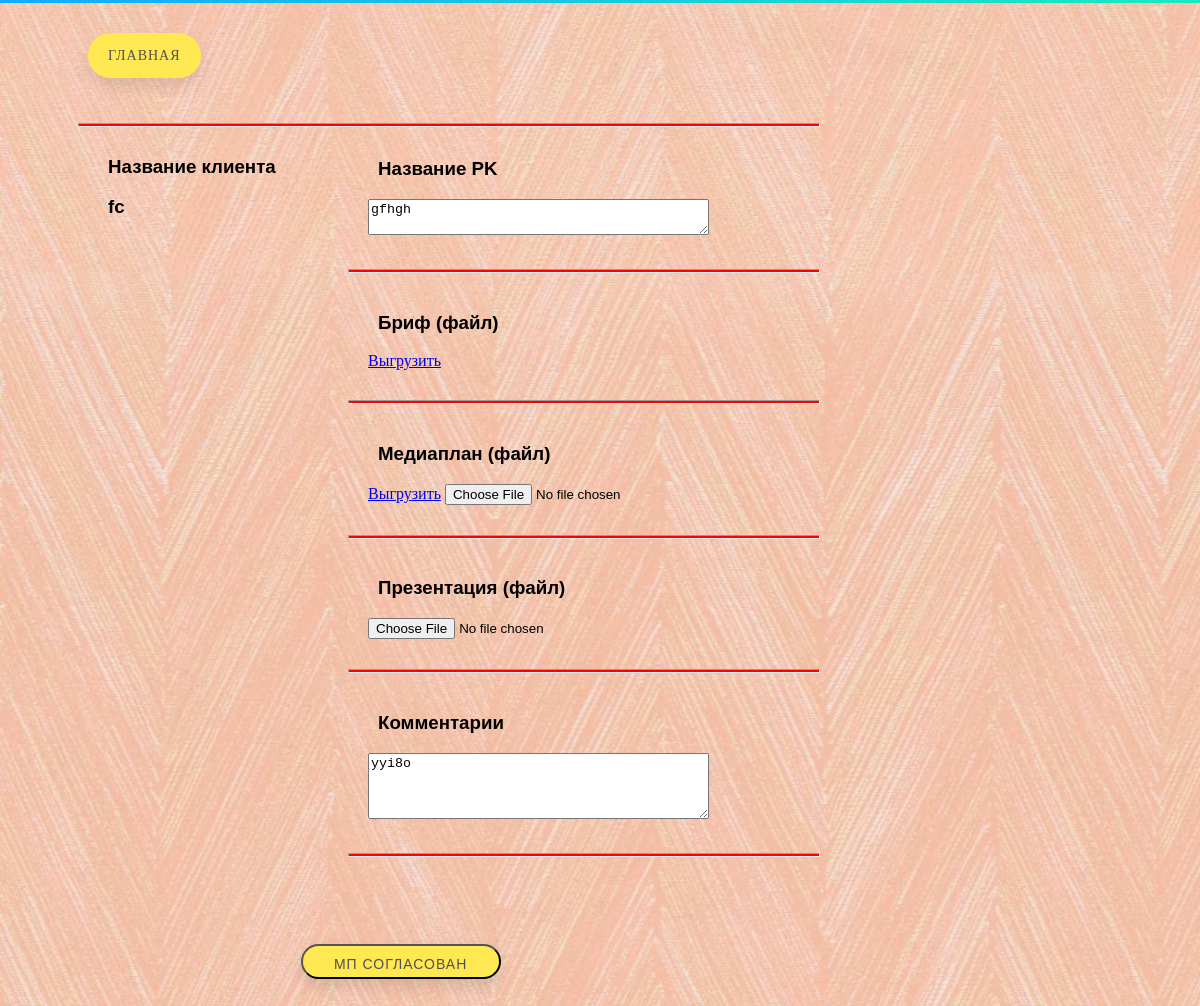
The page /not_cleared/gfhgh/ (signed in) on the database its author committed.
### exel/models.py (models this page shows, shortened)
class All_file(models.Model):
    username = models.CharField(max_length = 60)
    client = models.CharField(max_length = 50)
    name_rk = models.CharField(max_length = 200)
    dmp = models.FileField(upload_to = content_file_name, null=True)
    brief = models.FileField(upload_to = content_file_name, null=True)
    report = models.FileField(upload_to = content_file_name, null=True)
    presentation = models.FileField(upload_to = content_file_name, null=True)
    comments = models.TextField(null=True)
    mp = models.FileField(upload_to = content_file_name, null=True)

### exel/views.py (the view, shortened to what this page needs)
# urls.py: path('not_cleared/<name_rk>/', views.not_cleared, name='but_not_cleared'),
def not_cleared(request, name_rk):
    if request.user.is_authenticated:
        username = request.user.username
        try:
            m = get_object_or_404(All_file, name_rk=name_rk)
            data = {
                'client': m.client,
                'mp': m.mp,
                'brief': m.brief,
                'form': CommentForm(initial={
                    'name_rk': name_rk,
                    'comments': m.comments,
                        }),
                }
            return render(request, 'but_not_cleared.html', data)
        except ObjectDoesNotExist:
            pass

### exel/forms.py
class CommentForm(forms.ModelForm):
    comments = forms.CharField(widget=forms.Textarea(attrs={'rows':4, 'cols':40}))
    presentation = forms.FileField(required=False)
    mp = forms.FileField(required=False)
    name_rk = forms.CharField(widget=forms.Textarea(attrs={'rows':2, 'cols':40}))
    class Meta:
        model = All_file
        fields = ['comments', 'name_rk', 'presentation', 'mp',]

### exel/templates/but_not_cleared.html (shortened to what this page needs)
{% extends 'download_calc.html' %}
{% load static %}
{% block content %}
    <div class="all">
    <a href="{% url 'exel:main' %}" class="button">Главная</a>
	<form method="post"
	 enctype="multipart/form-data" id="not_cl">
    	<div class="bk">
		<hr class="r">
		<h3>Название клиента</h3>
        <h3>{{client}}</h3>
		<div id="fields" class="not_cl">
    		<h3>Название PK</h3>
    		<div id="form">
            	{{form.name_rk}}
            </div>
    		<hr>
    		<h3>Бриф (файл)</h3>
    		<div id="form">
            <a href="{{ brief.url }}" id="href">Выгрузить</a>
            </div>
    		<hr>
    		<h3>Медиаплан (файл)</h3>
    		<div id="form">
    		<a href="{{ mp.url }}" id="href">Выгрузить</a>
    		{{form.mp}}
    		</div>
    		<hr>
    		<h3>Презентация (файл)</h3>
    		<div id="form">
    		{{form.presentation}}
    		</div>
    		<hr>
    		<h3>Комментарии</h3>
    		<div id="form">
    		{{form.comments}}
    		</div>
    		<hr>
    	</div>
    	</div>
    	<input type="submit" name="approved" value="МП СОГЛАСОВАН" class="mp">
	</form>
	</div>
{% endblock %}

### exel/static/download_calc.css (style rules this page uses)
body { background: url(../static/background/11.png); }
h3 { font-family: SEGOE SCRIPT, sans-serif; }
.button { position: relative; top: 30px; padding: 15px 20px; text-decoration: none; margin: 8px 10px; cursor: pointer; width: 200px; height: 35px; border-radius: 45px; font-family: Libre Baskerville, serif; font-size: 14px; text-transform: uppercase; text-align: center; letter-spacing: 1px; line-height: 35px; color: #524f4e; background: #ffe851; box-shadow: 0 8px 15px rgba(0, 0, 0, .1); transition: .3s; }
::placeholder { color:#cbd0d5; }
html::after { content:''; background: linear-gradient(21deg, #10abff, #1beabd); height:3px; width:100%; position:absolute; left:0; top:0; }
div.all { position: absolute; margin-left: 70px; }
form#not_cl { margin-top: 70px; }
.not_cl { margin-left: 270px; position: relative; top: -79px; }
input.mp { position: relative; left: 30%; padding: 7px, 10px, 7px, 10px; text-decoration: none; margin-bottom: 80px; cursor: pointer; width: 200px; height: 35px; border-radius: 45px; font-family: 'Montserrat', sans-serif; font-size: 14px; text-transform: uppercase; text-align: center; letter-spacing: 1px; line-height: 35px; color: #524f4e; background: #ffe851; box-shadow: 0 8px 15px rgba(0, 0, 0, .1); transition: .3s; }
hr.r { height: 2px; width: 740px; background: red; position: relative; top: 10px; margin-top: 10px; }
div#form { padding: 20px; }
div.not_cl hr { height: 2px; width: 470px; background: red; position: relative; margin-top: 10px; }
div.bk h3 { position: relative; top: 20px; left: 30px; }

### rows shown on the page
All_file: client "fc", name_rk "gfhgh", comments "yyi8o"
